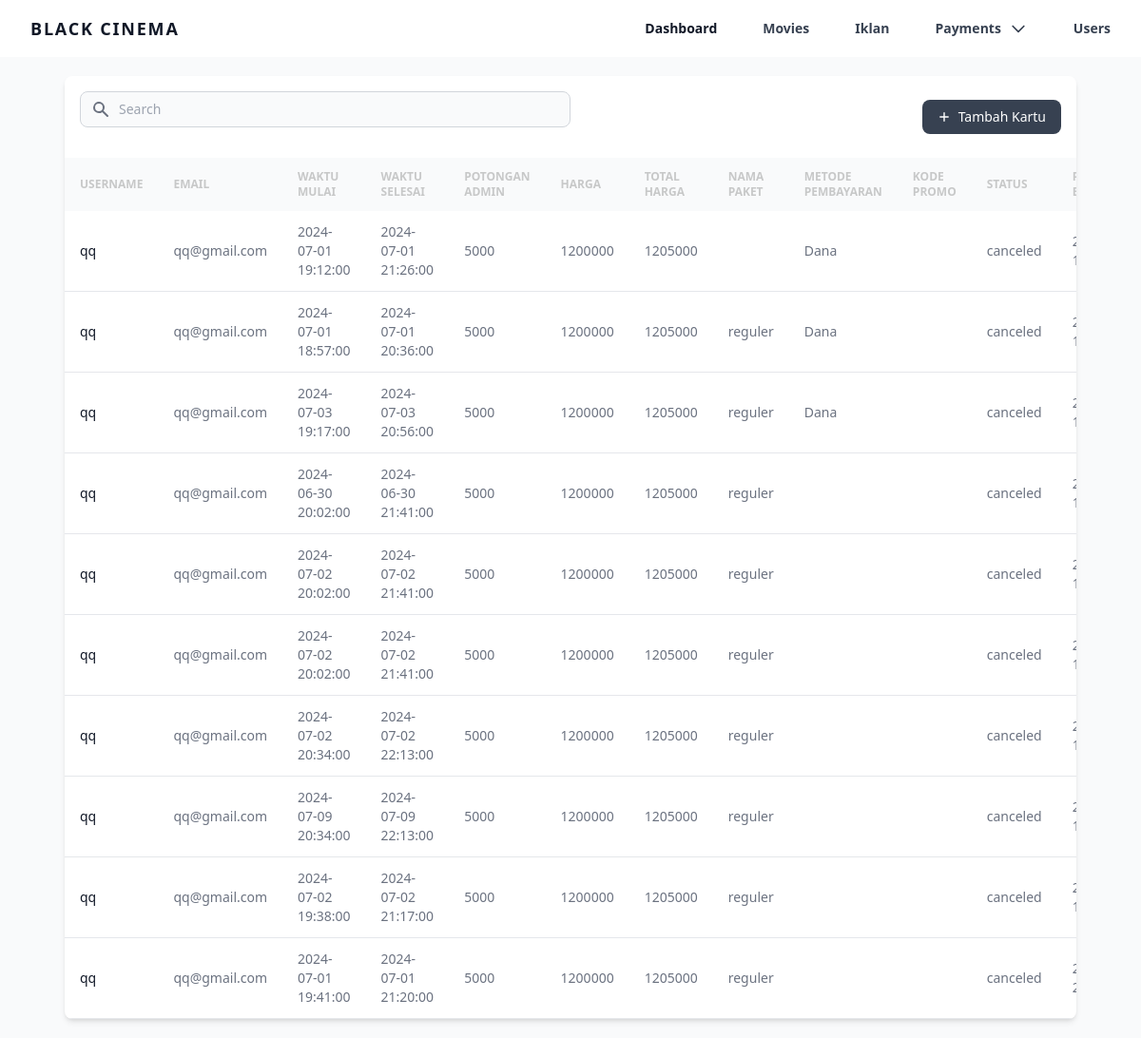
Screenshot of /app/admin/payment_list (signed in) with the database file from the repository.
### tables this page shows
CREATE TABLE `payment` (
  `id` int NOT NULL,
  `userId` int DEFAULT NULL,
  `movieId` int DEFAULT NULL,
  `createdAt` datetime DEFAULT CURRENT_TIMESTAMP,
  `userName` varchar(255) DEFAULT NULL,
  `userEmail` varchar(255) DEFAULT NULL,
  `startTime` datetime DEFAULT NULL,
  `endTime` datetime DEFAULT NULL,
  `feeAdmin` int DEFAULT NULL,
  `price` int DEFAULT NULL,
  `totalPrice` int DEFAULT NULL,
  `packageName` varchar(255) DEFAULT NULL,
  `methodPayment` varchar(255) DEFAULT NULL,
  `promoCode` varchar(255) DEFAULT NULL,
  `status` varchar(255) DEFAULT NULL,
  `expiredPayment` datetime DEFAULT NULL,
  `successPayment` datetime DEFAULT NULL,
  `room` int DEFAULT NULL
);

### app/admin/pages/views/payment_list.php (the view, shortened to what this page needs)
<?php
include "../../config/conn.php";
$query = mysqli_query($conn, "SELECT * FROM payment");
?>
<section class="bg-gray-50 dark:bg-black p-3 sm:p-5">
    <div class="mx-auto max-w-screen-xl px-4 lg:px-12">
        <div class="bg-white dark:bg-white/10 relative shadow-md sm:rounded-lg overflow-hidden">
            <div class="flex flex-col md:flex-row items-center justify-between space-y-3 md:space-y-0 md:space-x-4 p-4">
                <div class="w-full md:w-1/2">
                    <form class="flex items-center">
                        <div class="relative w-full">
                            <div class="absolute inset-y-0 left-0 flex items-center pl-3 pointer-events-none">
                            </div>
                            <input type="text" id="simple-search" class="bg-gray-50 border border-gray-300 text-gray-900 text-sm rounded-lg focus:ring-gray-500 focus:border-gray-500 block w-full pl-10 p-2 dark:bg-black/20 dark:border-gray-600 dark:placeholder-gray-400 dark:text-white dark:focus:ring-gray-500 dark:focus:border-gray-500" placeholder="Search" required="">
                        </div>
                    </form>
                </div>
                <div class="w-full md:w-auto flex flex-col md:flex-row space-y-2 md:space-y-0 items-stretch md:items-center justify-end md:space-x-3 flex-shrink-0">
                    <button id="addBtn" type="button" class="flex items-center justify-center text-white bg-gray-700 hover:bg-gray-800 focus:ring-4 focus:ring-gray-300 font-medium rounded-lg text-sm px-4 py-2 dark:bg-gray-600 dark:hover:bg-gray-700 focus:outline-none dark:focus:ring-gray-800">
                        <svg class="h-3.5 w-3.5 mr-2" fill="currentColor" viewBox="0 0 20 20" xmlns="http://www.w3.org/2000/svg" aria-hidden="true">
                            <path clip-rule="evenodd" fill-rule="evenodd" d="M10 3a1 1 0 011 1v5h5a1 1 0 110 2h-5v5a1 1 0 11-2 0v-5H4a1 1 0 110-2h5V4a1 1 0 011-1z" />
                        </svg>
                        Tambah Kartu
                    </button>
                </div>
            </div>
            <div class="overflow-x-auto">
                <table class="w-full text-sm text-left text-gray-500 dark:text-gray-400">
                    <thead class="text-xs text-black/20 uppercase bg-gray-50 dark:bg-black/20 dark:text-gray-400">
                        <tr>
                            <th scope="col" class="px-4 py-3">Username</th>
                            <th scope="col" class="px-4 py-3">Email</th>
                            <th scope="col" class="px-4 py-3">Waktu Mulai</th>
                            <th scope="col" class="px-4 py-3">Waktu Selesai</th>
                            <th scope="col" class="px-4 py-3">Potongan Admin</th>
                            <th scope="col" class="px-4 py-3">Harga</th>
                            <th scope="col" class="px-4 py-3">Total Harga</th>
                            <th scope="col" class="px-4 py-3">Nama Paket</th>
                            <th scope="col" class="px-4 py-3">Metode Pembayaran</th>
                            <th scope="col" class="px-4 py-3">Kode Promo</th>
                            <th scope="col" class="px-4 py-3">Status</th>
                            <th scope="col" class="px-4 py-3">Pembayaran Expired</th>
                        </tr>
                    </thead>
                    <tbody id="paymentList">
                        <?php
                        while ($row = mysqli_fetch_assoc($query)) {
                        ?>
                            <tr class="border-b dark:border-black/20">
                                <th scope="row" class="px-4 py-3 font-medium text-gray-900 whitespace-nowrap dark:text-white">
                                    <?= $row['userName']; ?></th>
                                <td class="px-4 py-3"><span><?= $row['userEmail']; ?></span></td>
                                <td class="px-4 py-3"><span><?= $row['startTime']; ?></span></td>
                                <td class="px-4 py-3"><span><?= $row['endTime']; ?></span></td>
                                <td class="px-4 py-3"><span><?= $row['feeAdmin']; ?></span></td>
                                <td class="px-4 py-3"><span><?= $row['price']; ?></span></td>
                                <td class="px-4 py-3"><span><?= $row['totalPrice']; ?></span></td>
                                <td class="px-4 py-3"><span><?= $row['packageName']; ?></span></td>
                                <td class="px-4 py-3"><span><?= $row['methodPayment']; ?></span></td>
                                <td class="px-4 py-3"><span><?= $row['promoCode']; ?></span></td>
                                <td class="px-4 py-3"><span><?= $row['status']; ?></span></td>
                                <td class="px-4 py-3"><span><?= $row['expiredPayment']; ?></span></td>
                            </tr>
                        <?php } ?>
                    </tbody>
                </table>
            </div>
        </div>
    </div>
</section>

### app/admin/home.php (shortened to what this page needs)
<html>
<head>
    <link rel="stylesheet" href="../../style/globals.css">
    <link rel="stylesheet" href="https://cdnjs.cloudflare.com/ajax/libs/font-awesome/6.5.2/css/all.min.css">
    <link rel="stylesheet" href="https://cdn.jsdelivr.net/npm/daterangepicker/daterangepicker.css">
</head>
<body class="bg-white text-black dark:bg-black dark:text-white">
    <div>
        <?php include "pages/navbar.php"; ?>
        <?php include "pages/content.php"; ?>
    </div>
    <script src="https://cdn.tailwindcss.com"></script>
</body>
</html>

### app/admin/pages/navbar.php (shortened to what this page needs)
<div class="w-full text-gray-700 bg-white dark:text-gray-200 dark:bg-white/10">
    <div class="flex flex-row justify-between px-4 w-full md:flex-row md:items-center md:justify-between md:px-4">
        <div class="p-4 flex flex-row items-center justify-between">
            <a href="home.php" class="text-lg font-semibold tracking-widest text-gray-900 uppercase rounded-lg dark:text-white focus:outline-none focus:shadow-outline">Black Cinema</a>
        </div>
        <nav id="mobileMenu" class="flex-col flex-grow pb-4 md:pb-0 hidden md:flex md:justify-end md:flex-row">
            <a id="dashboardLink" class="nav-link px-4 py-2 mt-2 text-sm font-semibold text-gray-900 rounded-lg dark:text-white dark:hover:bg-gray-600 dark:focus:bg-gray-600 dark:focus:text-white dark:hover:text-white dark:text-gray-200 md:mt-0 hover:text-gray-900 focus:text-gray-900 hover:bg-gray-200 focus:bg-gray-200 focus:outline-none focus:shadow-outline" href="dashboard">
                Dashboard
            </a>
            <a id="moviesLink" class="nav-link px-4 py-2 mt-2 text-sm font-semibold bg-transparent rounded-lg dark:bg-transparent dark:hover:bg-gray-600 dark:focus:bg-gray-600 dark:focus:text-white dark:hover:text-white dark:text-gray-200 md:mt-0 md:ml-4 hover:text-gray-900 focus:text-gray-900 hover:bg-gray-200 focus:bg-gray-200 focus:outline-none focus:shadow-outline" href="movies">
                Movies
            </a>
            <a id="advertisement" class="nav-link px-4 py-2 mt-2 text-sm font-semibold bg-transparent rounded-lg dark:bg-transparent dark:hover:bg-gray-600 dark:focus:bg-gray-600 dark:focus:text-white dark:hover:text-white dark:text-gray-200 md:mt-0 md:ml-4 hover:text-gray-900 focus:text-gray-900 hover:bg-gray-200 focus:bg-gray-200 focus:outline-none focus:shadow-outline" href="advertisement">
                Iklan
            </a>
            <button id="paymentsLink" class="nav-link flex flex-row w-auto px-4 py-2 mt-2 text-sm font-semibold bg-transparent rounded-lg dark:bg-transparent dark:hover:bg-gray-600 dark:focus:bg-gray-600 dark:focus:text-white dark:hover:text-white dark:text-gray-200 md:mt-0 md:ml-4 hover:text-gray-900 focus:text-gray-900 hover:bg-gray-200 focus:bg-gray-200 focus:outline-none focus:shadow-outline">
                <span>Payments</span>
                <svg class="h-5 w-5 ml-2" fill="none" viewBox="0 0 24 24" stroke="currentColor">
                    <path stroke-linecap="round" stroke-linejoin="round" stroke-width="2" d="M19 9l-7 7-7-7"></path>
                </svg>
            </button>
            <a id="usersLink" class="nav-link px-4 py-2 mt-2 text-sm font-semibold bg-transparent rounded-lg dark:bg-transparent dark:hover:bg-gray-600 dark:focus:bg-gray-600 dark:focus:text-white dark:hover:text-white dark:text-gray-200 md:mt-0 md:ml-4 hover:text-gray-900 focus:text-gray-900 hover:bg-gray-200 focus:bg-gray-200 focus:outline-none focus:shadow-outline" href="users">
                Users
            </a>
        </nav>
    </div>
</div>

### app/admin/pages/content.php
<?php
if (!empty($_GET["module"])) {
    include_once($_GET["module"] . ".php");
} else {
    include "dashboard.php";
}

### rows the page displays
payment: userName "qq", userEmail "qq@gmail.com", startTime "2024-07-01 19:12:00", endTime "2024-07-01 21:26:00", feeAdmin "5000", price "1200000", totalPrice "1205000", methodPayment "Dana", status "canceled"
payment: userName "qq", userEmail "qq@gmail.com", startTime "2024-07-01 18:57:00", endTime "2024-07-01 20:36:00", feeAdmin "5000", price "1200000", totalPrice "1205000", packageName "reguler", methodPayment "Dana", status "canceled"
payment: userName "qq", userEmail "qq@gmail.com", startTime "2024-07-03 19:17:00", endTime "2024-07-03 20:56:00", feeAdmin "5000", price "1200000", totalPrice "1205000", packageName "reguler", methodPayment "Dana", status "canceled"
payment: userName "qq", userEmail "qq@gmail.com", startTime "2024-06-30 20:02:00", endTime "2024-06-30 21:41:00", feeAdmin "5000", price "1200000", totalPrice "1205000", packageName "reguler", status "canceled"
payment: userName "qq", userEmail "qq@gmail.com", startTime "2024-07-02 20:02:00", endTime "2024-07-02 21:41:00", feeAdmin "5000", price "1200000", totalPrice "1205000", packageName "reguler", status "canceled"
payment: userName "qq", userEmail "qq@gmail.com", startTime "2024-07-02 20:02:00", endTime "2024-07-02 21:41:00", feeAdmin "5000", price "1200000", totalPrice "1205000", packageName "reguler", status "canceled"
payment: userName "qq", userEmail "qq@gmail.com", startTime "2024-07-02 20:34:00", endTime "2024-07-02 22:13:00", feeAdmin "5000", price "1200000", totalPrice "1205000", packageName "reguler", status "canceled"
payment: userName "qq", userEmail "qq@gmail.com", startTime "2024-07-09 20:34:00", endTime "2024-07-09 22:13:00", feeAdmin "5000", price "1200000", totalPrice "1205000", packageName "reguler", status "canceled"
payment: userName "qq", userEmail "qq@gmail.com", startTime "2024-07-02 19:38:00", endTime "2024-07-02 21:17:00", feeAdmin "5000", price "1200000", totalPrice "1205000", packageName "reguler", status "canceled"
payment: userName "qq", userEmail "qq@gmail.com", startTime "2024-07-01 19:41:00", endTime "2024-07-01 21:20:00", feeAdmin "5000", price "1200000", totalPrice "1205000", packageName "reguler", status "canceled"
